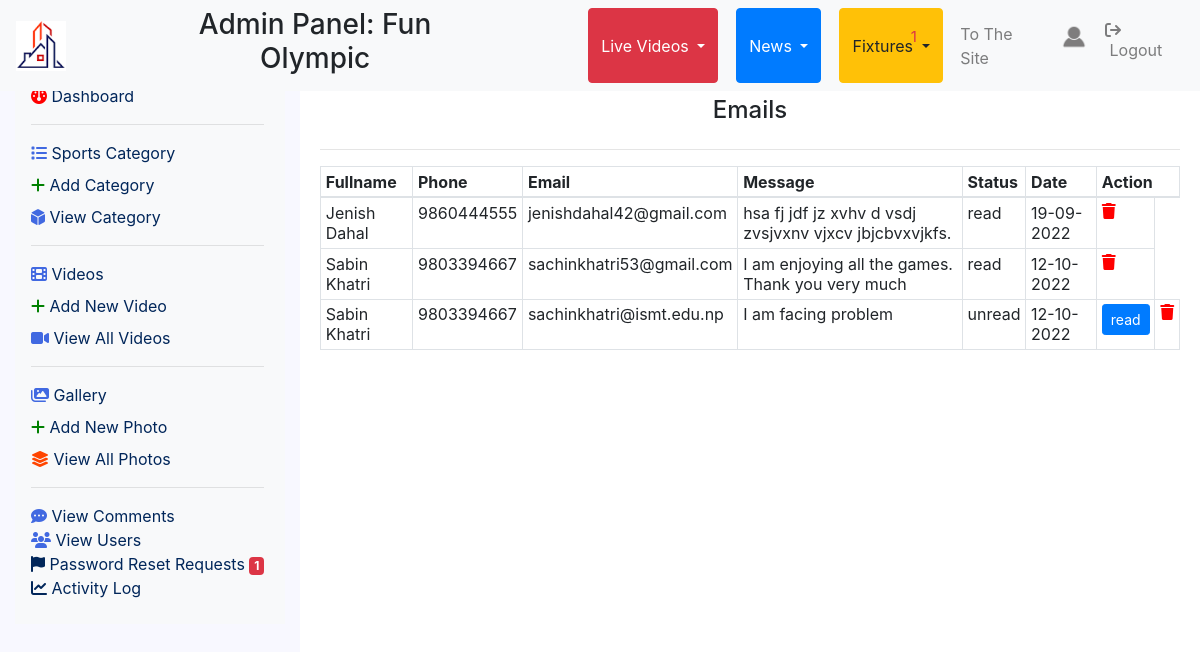
Page /admin/view_emails.php (signed in) on the committed database.
### tables this page shows
CREATE TABLE `users` (
  `uid` int(11) NOT NULL,
  `fullname` varchar(255) NOT NULL,
  `phone` varchar(255) NOT NULL,
  `nationality` varchar(255) NOT NULL,
  `email` varchar(255) NOT NULL,
  `profile_image` varchar(255) NOT NULL,
  `username` varchar(255) NOT NULL,
  `password` varchar(255) NOT NULL,
  `status` varchar(255) NOT NULL,
  `registered_date` varchar(255) NOT NULL,
  `is_admin` int(11) NOT NULL,
  `last_login` varchar(255) NOT NULL
);

CREATE TABLE `emails` (
  `eid` int(11) NOT NULL,
  `fullname` varchar(255) NOT NULL,
  `phone` varchar(255) NOT NULL,
  `email` varchar(255) NOT NULL,
  `message` varchar(5000) NOT NULL,
  `status` varchar(255) NOT NULL,
  `sent_date` varchar(255) NOT NULL
);

### admin/functions.php (called while the page is built, shortened)
<?php include "../db.php"?>
<?php
function recordCount($table){
    global $connection;
    $query = "SELECT * FROM " . $table;
    $select_from_table = mysqli_query($connection, $query);
    $result = mysqli_num_rows($select_from_table);
    return $result;
}
?>

### admin/view_emails.php (the view, shortened to what this page needs)
<?php include "admin_header.php" ?>
<div class="col-md-3" id="sidebar">
    <?php include "sidebar.php"?>
</div>
<div class="col-md-9" id="main-container">
    <h4 class="text-center">Emails</h4>
    <?php
        if(recordCount('emails')==0){
            echo"<h5 class='text-danger'>No emails</h5>";
        }
        else{
        echo "<div class='row'>
                <div class='col-md-12'>
                    <div class='table-responsive'>
                        <table class='table table-bordered table-sm'>
                            <hr>
                            <thead>
                                <tr>
                                    <th>Fullname</th>
                                    <th>Phone</th>
                                    <th>Email</th>
                                    <th>Message</th>
                                    <th>Status</th>
                                    <th>Date</th>
                                    <th colspan='2'>Action</th>
                                </tr>
                            </thead>
                            <tbody>";
                            $query = 'SELECT * FROM emails';
                            $select_emails = mysqli_query($connection, $query);
                            while($row = mysqli_fetch_assoc($select_emails)) {
                                $eid      = $row['eid'];
                                $fullname = $row['fullname'];
                                $phone    = $row['phone'];
                                $email    = $row['email'];
                                $message  = $row['message'];
                                $status   = $row['status'];
                                $sent_date= $row['sent_date'];
                                echo "<tr>
                            <td>$fullname</td>
                            <td>$phone</td>
                            <td>$email</td>
                            <td>$message</td>
                            <td>$status</td>
                            <td>$sent_date</td>";
                            if($status=='unread'){
                                echo "<td><a href='open_email.php?eid=$eid' class='btn btn-primary btn-sm'>read</a></td>";
                            }
                            echo"<td><a href='view_emails.php?delete=$eid&title=$fullname'  style='color:red;' onClick=\"javascript: return confirm('Are you sure you want to delete?'); \" data-toggle='tooltip' data-placement='bottom' title='delete'><i class='fa-solid fa-trash'></i></a></td>
                            </tr>";
                        }
                            echo "</tbody>
                        </table>
                    </div>
                </div>
            </div>";
             } ?>
</div>
<?php include "admin_footer.php" ?>

### admin/admin_header.php (shortened to what this page needs)
<?php include "functions.php" ?>
<?php
$username = $_SESSION['username'];
?>
<!DOCTYPE html>
<html lang="en">
<head>
    <link rel="stylesheet" href="https://stackpath.bootstrapcdn.com/bootstrap/4.5.0/css/bootstrap.min.css">
    <link rel="stylesheet" href="https://maxcdn.bootstrapcdn.com/font-awesome/4.7.0/css/font-awesome.min.css">
    <link rel="stylesheet" href="css/style.css">
</head>
<body>
    <div class="container-fluid">
        <nav class="navbar navbar-expand-md fixed-top navbar-light bg-light">
            <a class="navbar-brand" href="../admin/"><img src="../images/logo.png" height="50" width="50" alt=""></a>
            <div class="collapse navbar-collapse" id="navbarNav">
                <ul class="navbar-nav mr-auto">
                    <h3 class="text-center">Admin Panel: Fun Olympic</h3>
                    <div class="btn-group">
                        <button type="button" class="btn btn-danger dropdown-toggle" data-toggle="dropdown"
                            aria-haspopup="true" aria-expanded="false">
                            Live Videos
                        </button>
                    </div>
                    <div class="btn-group">
                        <button type="button" class="btn btn-primary dropdown-toggle" data-toggle="dropdown"
                            aria-haspopup="true" aria-expanded="false">
                            News
                        </button>
                    </div>
                    <div class="btn-group">
                        <button type="button" class="btn btn-warning dropdown-toggle" data-toggle="dropdown"
                            aria-haspopup="true" aria-expanded="false">
                            Fixtures
                        </button>
                    </div>
                </ul>
                <ul class="navbar-nav">
                <li class="nav-item">
                        <a href="view_emails.php" class="nav-link text-danger" style="font-size:25px" data-toggle="tooltip" title="Emails"><i class="fa-solid fa-bell"></i>
                        <sup><small>
                            <?php
                        $query = "SELECT * FROM emails WHERE status='unread'";
                        $select_from_table = mysqli_query($connection, $query);
                        echo mysqli_num_rows($select_from_table);
                        ?>
                        </small></sup>
                        </a>
                    </li>
                    <li class="nav-item">
                        <a href="../home.php" class="nav-link" target="_blank">To The Site</a>
                    </li>
                    <li class="nav-item">
                        <a class="nav-link" href="profile.php">
                        <?php
                            $query = "SELECT * FROM users WHERE username = '$username'";
                            $select_user = mysqli_query($connection, $query);
                            while($row = mysqli_fetch_assoc($select_user)) {
                                $profile_image = $row['profile_image'];
                            ?>
                            <img
                                src="../images/<?php echo $profile_image ?>"
                                height="30" width="30" alt="" style="border-radius:50%"
                                ><?php } ?>
                            </a>
                    </li>
                    <li class="nav-item">
                        <a class="nav-link" href="../logout.php"><i
                                class="fa-solid fa-arrow-right-from-bracket"></i>&nbsp;Logout</a>
                    </li>
                </ul>
            </div>
        </nav>
        <div class="row">
        </div>
        <div class="row">

### admin/css/style.css (style rules this page uses)
html { height: 100%; }
#main-container { margin-top: 60px; position: fixed; left:25%; height: 90%; overflow-y: auto; padding: 20px; }
#sidebar { padding-top:60px; background-color: ghostwhite; position: fixed; left:0; height: 100%; overflow-y: auto; }

### admin/css/sidebar.css (style rules this page uses)
ul { margin-left:-40px; }
ul li { list-style: none; color:#01265a; }
ul li a { color: #01265a; }

### rows in the picture
users: profile_image (placeholder picture)
emails: fullname "Jenish Dahal", phone "9860444555", email "jenishdahal42@gmail.com", message "hsa fj jdf jz xvhv d vsdj zvsjvxnv vjxcv jbjcbvxvjkfs.", status "read", sent_date "19-09-2022"
emails: fullname "Sabin Khatri", phone "9803394667", email "sachinkhatri53@gmail.com", message "I am enjoying all the games. Thank you very much", status "read", sent_date "12-10-2022"
emails: fullname "Sabin Khatri", phone "9803394667", email "sachinkhatri@ismt.edu.np", message "I am facing problem", status "unread", sent_date "12-10-2022"

### other values in the picture
mysqli_num_rows($select_from_table) "1"
pending_password_reset_count() "1"
